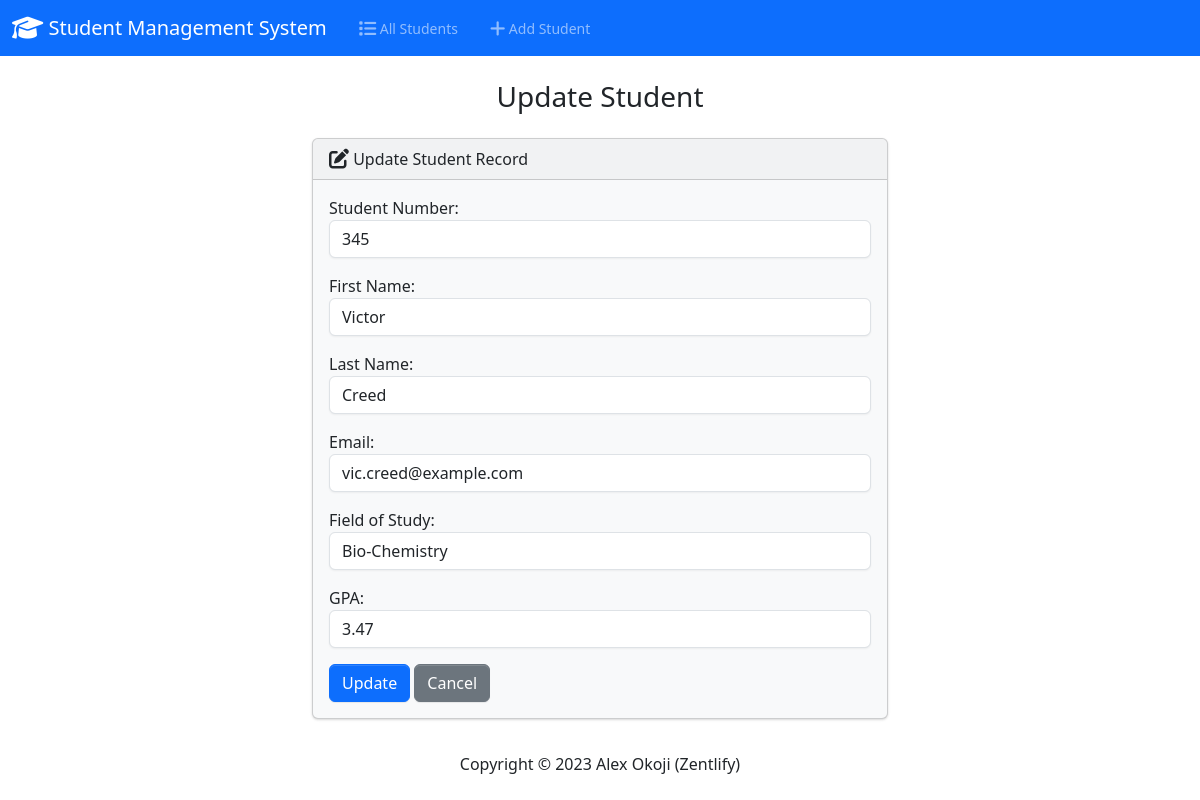
Page /edit/4/ on the committed database.
### students/models.py (models this page shows, shortened)
class Student(models.Model):
    student_number = models.PositiveIntegerField()
    first_name = models.CharField(max_length=50)
    last_name = models.CharField(max_length=50)
    email = models.EmailField(max_length=100)
    field_of_study = models.CharField(max_length=50)
    gpa = models.FloatField()

### students/views.py (the view)
# urls.py: path('edit/<int:id>/', views.edit, name='edit'),
def edit(request, id):
    if request.method == 'POST':
        student = Student.objects.get(pk=id)
        form = StudentForm(request.POST, instance=student)
        if form.is_valid():
            form.save()
            return render(request, 'students/edit.html', {
                'form':form,
                'success': True,
            })
    else:
        student = Student.objects.get(pk=id)
        form = StudentForm(instance=student)
    return render(request, 'students/edit.html',{
        'form': form,
    })

### students/forms.py
class StudentForm(forms.ModelForm):
    class Meta:
        model  = Student
        fields = ['student_number', 'first_name', 'last_name', 'email', 'field_of_study', 'gpa']
        labels = {
            'student_number': 'Student Number',
            'first_name': 'First Name',
            'last_name': 'Last Name',
            'email': 'Email',
            'field_of_study': 'Field of Study',
            'gpa': 'GPA'
        }
        widgets = {
            'student_number': forms.NumberInput(attrs={'class': 'form-control'}),
            'first_name': forms.TextInput(attrs={'class': 'form-control'}),
            'last_name': forms.TextInput(attrs={'class': 'form-control'}),
            'email': forms.EmailInput(attrs={'class': 'form-control'}),
            'field_of_study': forms.TextInput(attrs={'class': 'form-control'}),
            'gpa': forms.NumberInput(attrs={'class': 'form-control'})
        }

### students/templates/students/edit.html (shortened to what this page needs)
{% extends "students/base.html" %}
{% block body %}
    <h3 class="text-center m-4">Update Student</h3>
    {% if success %}
        <div class="alert alert-success" role="alert">
            The new student has been updated successfully
            <a href="{% url 'index' %}" class="alert-link">Go to Home Page</a>
        </div>
    {% else %}
        <div class="row justify-content-center">
            <div class="col-6">
                <div class="card bg-light mb-3">
                    <div class="card-header">
                        <i class="fa-solid fa-pen-to-square fa-lg"></i> Update Student Record
                    </div>
                    <div class="card-body">
                      <form action="" method="POST">
                        {{ form.as_p }}
                        <button type="submit" class="btn btn-primary">Update</button>
                        <a href="{% url 'index' %}" class="btn btn-secondary">Cancel</a>
                      </form>
                    </div>
                </div>
            </div>
        </div>
    {% endif %}
{% endblock %}

### rows in the picture
Student: student_number "345", first_name "Victor", last_name "Creed", email "vic.creed@example.com", field_of_study "Bio-Chemistry", gpa "3.47"
